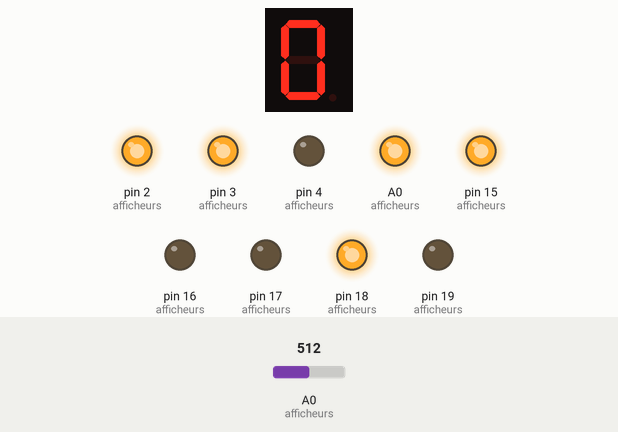
A sketch run on a simulated Arduino Uno, built with avr-gcc and run on an emulated ATmega328P. Parts: 1-digit seven-segment display, output pins drawn as LEDs (lit = HIGH). Wiring (inferred from the names in the program): 1-digit 7-segment display, segments lit when HIGH: segments pin 7, pin 6, pin 5, pin 11, pin 10, pin 8, pin 9. Dashed ring = blinking. The inputs (shaded band) are chosen by the test bench; at power-on: A0 (afficheurs) = 512. The segment pins are drawn as the display they are named for; pins used as bus, display or sensor lines are not drawn.

Above: at 7.3 s.
7.4 s: A0 (afficheurs) set to 488
At 8.75 s:
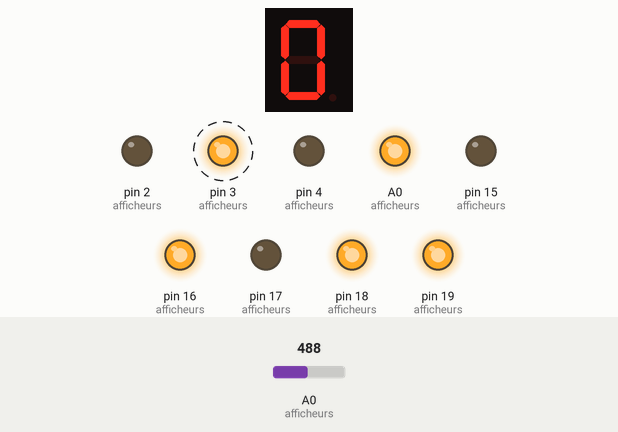
10.9 s: A0 (afficheurs) set to 473
At 12.61 s:
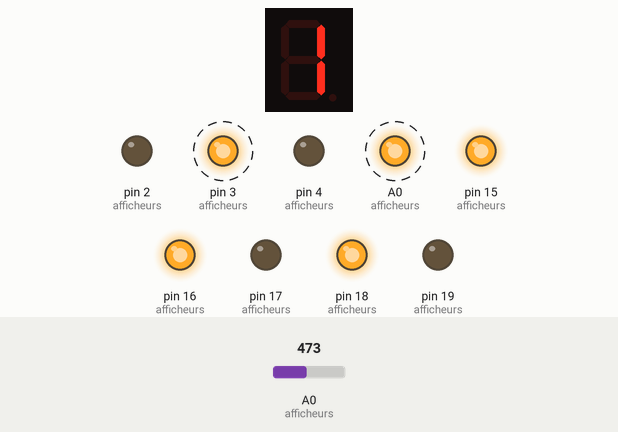
14.4 s: A0 (afficheurs) set to 461
At 14.97 s:
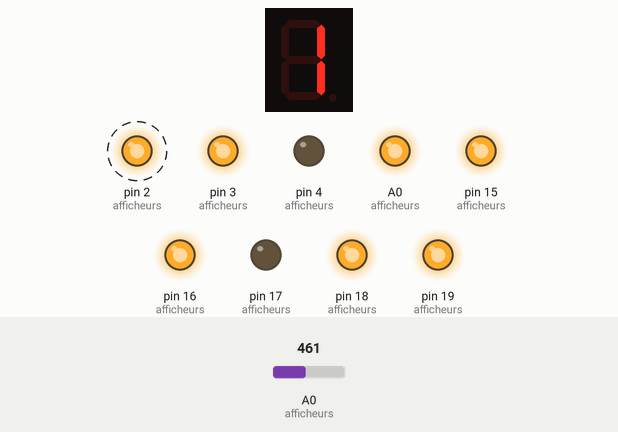
17.9 s: A0 (afficheurs) set to 437
21.4 s: A0 (afficheurs) set to 122
At 23.6 s:
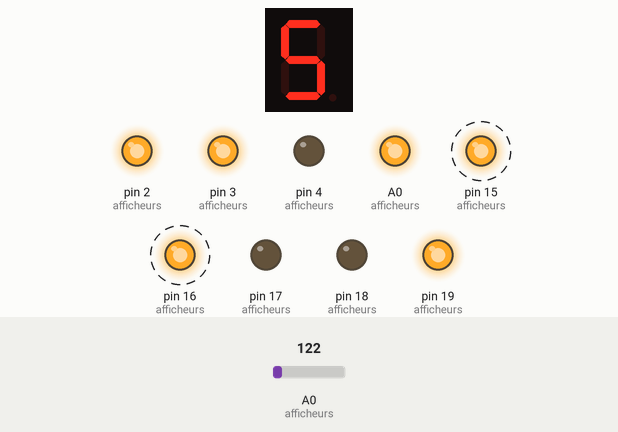
24.9 s: A0 (afficheurs) set to 0
Timing chart, 0 to 32.5 s (numbered marks = the images above; inputs shaded):
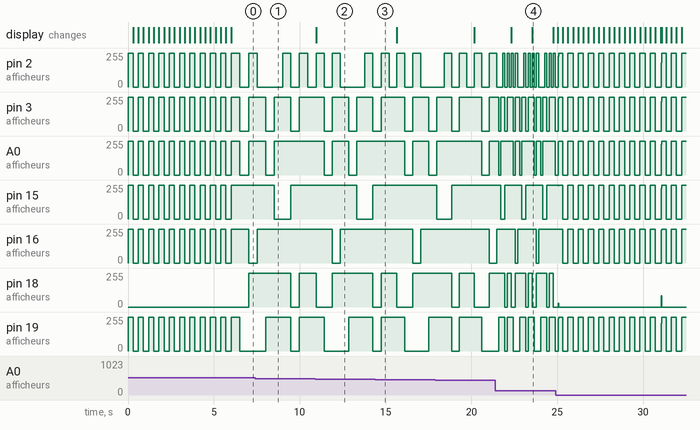

Measured:
- the behaviour switches between 481 and 480 on A0 (afficheurs) (found by bisection; images 1 and 2)

The sketch:

segments.ino
```cpp
// Code permettant d'afficher un compteur de 0 à 99 sur 2 afficheurs à segments
// Auteur : TerakNor
// Version : 1.0

// Déclaration des variables

// déclaration des pins des 2 afficheurs à segment.
// Déclarer les pins dans l'ordre suivant : {a,b,c,d,e,f,g,dp}
int afficheurs[2][8] = {{7,6,5,11,10,8,9,4},{14,15,16,3,2,19,18,17}};
// Déclaration du masque permettant d'éteindre les afficheurs
int noir [8]= {0,0,0,0,0,0,0,0};
// Déclaration des 10 masques des 10 chiffres (de 0 à 9)
int chiffres[10][8]={{1,1,1,1,1,1,0,0},
                     {0,1,1,0,0,0,0,0},
                     {1,1,0,1,1,0,1,0},
                     {1,1,1,1,0,0,1,0},
                     {0,1,1,0,0,1,1,0},
                     {1,0,1,1,0,1,1,0},
                     {1,0,1,1,1,1,1,0},
                     {1,1,1,0,0,0,0,0},
                     {1,1,1,1,1,1,1,0},
                     {1,1,1,1,0,1,1,0}
                   };
//Fonction d'affichage : prend en entrée la liste des pins d'un afficheur et le masque des bits d'affichage
void affiche( int leds[], int masque[])
{
  int i;
  // Pour chacune des 8 leds on affiche en fonction du masque
  for(i=0;i<=7;i++){
    digitalWrite(leds[i],masque[i]);
  };
};
// Initialisation
void setup()
{
    int i;
    // On met toutes les leds des 2 afficheurs en sortie
    for(i=0;i<=7;i++){
        pinMode(afficheurs[0][i],OUTPUT);
        pinMode(afficheurs[1][i],OUTPUT);
    };
}
// Boucle principale
void loop()
{
  // on éteint tout (évite des restes disgracieux d'anciens affichages)
  affiche(afficheurs[0],noir);
  affiche(afficheurs[1],noir);

  int i;
  // On fait tout clignoter 10 fois parce que ... parce que
  for(i=0;i<=9;i++){
    affiche(afficheurs[0],chiffres[0]);
    affiche(afficheurs[1],chiffres[0]);
    delay(300);
    affiche(afficheurs[0],noir);
    affiche(afficheurs[1],noir);
    delay(300);
  };

  int dec;
  // boucle d'affichage des nombres de 0 à 99
  for(i=0;i<=99;i++){
        // on prend la partie décimale pour le premier afficheur
        dec=i/10;
        affiche(afficheurs[0],chiffres[dec]);
        // on soustrait la partie décimale du nombre pour afficher les unités sur le 2ieme afficheur
        affiche(afficheurs[1],chiffres[i-(dec*10)]);
        // on lit la valeur du potentiomètre sur la sortie analogique A0 pour en déduire le délai avant le prochain chiffre
        delay(analogRead(A0));
    };
  }
```
